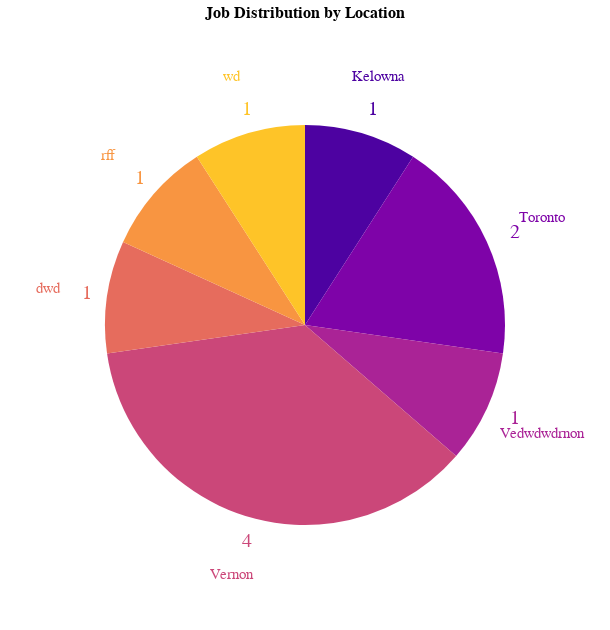

Here is the notebook cell this chart was saved with:
### Code cell
job_viz.visualize_location(df, 'Job Location')

### Figure 1 — Vega-Lite specification as saved in the notebook (floating-point values rounded to 4 significant figures)
{"config": {"view": {"continuousWidth": 400, "continuousHeight": 300}}, "layer": [{"mark": {"type": "text", "align": "left", "radius": 225, "size": 20}, "encoding": {"color": {"field": "Job Location", "legend": null, "scale": {"scheme": "plasma"}, "type": "nominal"}, "text": {"field": "count", "type": "quantitative"}, "theta": {"field": "count", "stack": true, "type": "quantitative"}}}, {"mark": {"type": "text", "radius": 260, "size": 15}, "encoding": {"color": {"field": "Job Location", "legend": null, "scale": {"scheme": "plasma"}, "type": "nominal"}, "text": {"field": "Job Location", "type": "nominal"}, "theta": {"field": "count", "stack": true, "type": "quantitative"}}}, {"mark": {"type": "arc", "outerRadius": 200}, "encoding": {"color": {"field": "Job Location", "legend": null, "scale": {"scheme": "plasma"}, "type": "nominal"}, "theta": {"field": "count", "stack": true, "type": "quantitative"}}}], "data": {"name": "data-edf02cb3a74c3b2c849e90280ee0dd16"}, "height": 600, "title": {"text": "Job Distribution by Location", "fontSize": 16}, "width": 600, "$schema": "https://vega.github.io/schema/vega-lite/v4.17.0.json", "datasets": {"data-edf02cb3a74c3b2c849e90280ee0dd16": [{"Job Location": "Kelowna", "count": 1}, {"Job Location": "Toronto", "count": 2}, {"Job Location": "Vedwdwdrnon", "count": 1}, {"Job Location": "Vernon", "count": 4}, {"Job Location": "dwd", "count": 1}, {"Job Location": "rff", "count": 1}, {"Job Location": "wd", "count": 1}]}}
